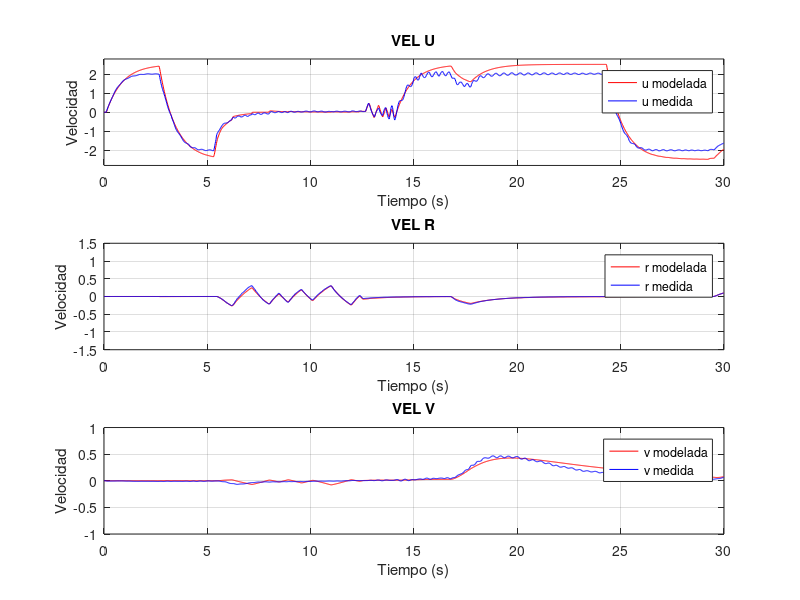

Recreate this plot in MATLAB. (Note: this script raises an error after producing the figure.)
clc, clear all, close all,
% Cargar los datos de torques y tiempo desde el archivo .mat
load('muestreo_externo.mat');
load('delta_valores_4_3.mat', 'delta');

% Asignar los valores de delta a variables individuales
delta_1 = delta(1);
delta_2 = delta(2);
delta_3 = delta(3);
delta_4 = delta(4);
delta_5 = delta(5);
delta_6 = delta(6);
delta_7 = delta(7);
delta_8 = delta(8);
delta_9 = delta(9);
delta_10 = delta(10);
delta_11 = delta(11);
landa = 1000;%lambda
F1=tf(landa,[1 landa ]);

u_f=lsim(F1,vel_u,t)';
v_f=lsim(F1,vel_v,t)';
r_f=lsim(F1,vel_r,t)';

% Definición de matrices del sistema
M = [delta_1, 0, 0;
     0, delta_2, delta_3;
     0, delta_3, delta_4];

D = [delta_8, 0, 0;
     0, delta_9, delta_10;
     0, delta_10, delta_11];

% Condiciones iniciales de velocidad
u = zeros(length(t),1);
v = zeros(length(t),1);
r = zeros(length(t),1);
% Torques de entrada (asumimos T_v = 0, ya que solo están T_u y T_r)
T_v = zeros(length(t),1);
IM=inv(M);
% Simulación


for k = 1:length(t) - 1
    % Estado de velocidades actuales
    vel = [u(k); v(k); r(k)];
    
    % Cálculo del vector C(vel) * vel
    C = [0, -delta_5 * r(k), - delta_6 * v(k)-delta_3*r(k);
         delta_5*r(k), 0, delta_7 * u(k);
         delta_6 * v(k)+delta_3*r(k), -delta_7 * u(k), 0];
     
    % Cálculo de las derivadas de velocidad usando: M * d_vel = T - C*vel - D*vel
    d_vel = IM*([T_u(k); T_v(k); T_r(k)] - C * vel - D * vel);
    
    % Integración de Euler para obtener las velocidades en el siguiente instante
    u(k + 1) = u(k) + d_vel(1) * ts;
    % if u(k + 1)>2
    %     u(k+1)=2;
    % elseif u(k + 1)<-2
    %     u(k+1)=-2;
    % end
    %u(k + 1) = saturacion_tanh(u(k + 1));
    v(k + 1) = v(k) + d_vel(2) * ts;
    r(k + 1) = r(k) + d_vel(3) * ts;
end


% figure;
% plot(t, T_u, 'r', 'DisplayName', 'T u');
% hold on;
% plot(t, T_r, 'b', 'DisplayName', 'T r');
% xlabel('Tiempo (s)');
% ylabel('Torques');
% title('Torques de Entrada');
% legend;
% grid on;


% Gráfica de los resultados en un subplot
figure;

% Subplot para la velocidad u
subplot(3, 1, 1); % 3 filas, 1 columna, 1ª gráfica
plot(t, u, 'r', 'DisplayName', 'u modelada');
hold on;
plot(t, vel_u, 'b', 'DisplayName', 'u medida');
xlabel('Tiempo (s)');
ylabel('Velocidad');
title('VEL U');
legend;
grid on;
ylim([-2.8, 2.8]);  % Establecer los límites de la escala en -2.5 a 2.5

% Subplot para la velocidad r
subplot(3, 1, 2); % 3 filas, 1 columna, 2ª gráfica
plot(t, r, 'r', 'DisplayName', 'r modelada');
hold on;
plot(t, vel_r, 'b', 'DisplayName', 'r medida');
xlabel('Tiempo (s)');
ylabel('Velocidad');
title('VEL R');
legend;
grid on;
ylim([-1.5, 1.5]);  % Establecer los límites de la escala en -1.5 a 1.5

% Subplot para la velocidad v
subplot(3, 1, 3); % 3 filas, 1 columna, 3ª gráfica
plot(t, v, 'r', 'DisplayName', 'v modelada');
hold on;
plot(t, vel_v, 'b', 'DisplayName', 'v medida');
xlabel('Tiempo (s)');
ylabel('Velocidad');
title('VEL V');
legend;
grid on;
ylim([-1, 1]);  % Establecer los límites de la escala en -1 a 1


% Ajuste de espacio entre subplots
sgtitle('Resultados de Velocidades') % Título general para todos los subplots
error_u=calcularECM(u,vel_u);
error_v=calcularECM(v,vel_v);
error_r=calcularECM(r,vel_r);
promedio=(error_u+error_v+error_r)/3;

% Imprime los resultados en la consola
fprintf('Error cuadrático medio de u: %.4f\n', error_u);
fprintf('Error cuadrático medio de v: %.4f\n', error_v);
fprintf('Error cuadrático medio de r: %.4f\n', error_r);
fprintf('Error cuadrático medio: %.4f\n', promedio);
function ecm = calcularECM(vector1, vector2)
    % Comprueba que los vectores tengan el mismo tamaño
    if length(vector1) ~= length(vector2)
        error('Los vectores deben tener el mismo tamaño');
    end
    
    % Calcula el error cuadrático medio
    ecm = mean((vector1 - vector2).^2);
end

function salida = saturacion_tanh(valor)
    % valor=valor*10000;
    limite = 2;
    factor_suavidad = 7.4;
    salida = limite*factor_suavidad * tanh(valor / (limite*factor_suavidad));
    % salida= salida/10000;
end